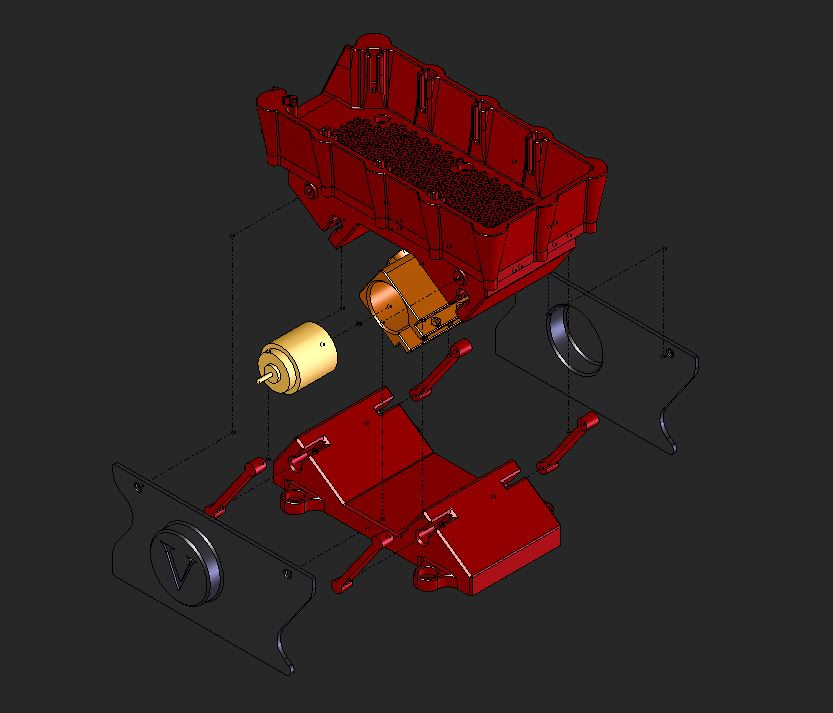
#> input picture DesignFiles/VibroTroughFeeder/images/Exploded_View.JPG, 833 x 713 px
$ python -i camera.py   (imports and definitions only)
#> lines starting #> are read from the running program, lines starting #| are printed output that depends on the picture
"""
Real camera implementation for BirdsOS
"""
import cv2
import logging
import threading
from queue import Queue
from datetime import datetime
from typing import List, Optional, Tuple
import time

logger = logging.getLogger('BirdsOS')

class Camera:
    def __init__(self, camera_id: int = 0, resolution: Tuple[int, int] = (1280, 720)):
        """
        Initialize camera

        Args:
            camera_id: Camera device ID (usually 0 for built-in, 1+ for external)
            resolution: Desired resolution (width, height)
        """
        self.camera_id = camera_id
        self._resolution = resolution
        self.is_running = False
        self.is_recording = False
        self.recording_frames = []
        self.frame_buffer = Queue(maxsize=30)  # 1 second buffer at 30fps
        self.frame_count = 0
        self.start_time = None
        self.thread = None
        self.cap = None
        self.fps = 30  # Default FPS
        self.last_frame_time = 0  # Track last successful frame read
        self.frame_timeout = 5.0  # Timeout in seconds for frame reading

        # Motion detection parameters
        self.motion_detected = False
        self.prev_frame = None
        self.motion_threshold = 1000  # Adjust based on sensitivity needs
        self.min_motion_area = 500  # Minimum contour area to be considered motion
        self.motion_sensitivity = 25  # Threshold for motion detection (0-255)

        logger.info(f"Initialized Camera (ID: {camera_id})")

    # [90 lines left out: functions list_cameras, start, stop, not called in this run]

    def detect_motion(self, frame) -> bool:
        """
        Detect motion in frame using frame differencing and contour detection

        Args:
            frame: Current frame to check for motion

        Returns:
            bool: True if motion detected, False otherwise
        """
        # Convert frame to grayscale
        gray = cv2.cvtColor(frame, cv2.COLOR_BGR2GRAY)
        # Apply Gaussian blur to reduce noise
        gray = cv2.GaussianBlur(gray, (21, 21), 0)

        # Initialize previous frame if needed
        if self.prev_frame is None:
            self.prev_frame = gray
            return False

        # Calculate absolute difference between current and previous frame
        frame_delta = cv2.absdiff(self.prev_frame, gray)

        # Apply threshold to get binary image
        thresh = cv2.threshold(frame_delta, self.motion_sensitivity, 255, cv2.THRESH_BINARY)[1]

        # Dilate thresholded image to fill in holes
        thresh = cv2.dilate(thresh, None, iterations=2)

        # Find contours in thresholded image
        contours, _ = cv2.findContours(thresh.copy(), cv2.RETR_EXTERNAL, cv2.CHAIN_APPROX_SIMPLE)

        # Check each contour
        motion_detected = False
        for contour in contours:
            if cv2.contourArea(contour) > self.min_motion_area:
                motion_detected = True
                # Draw motion detection boxes (useful for debugging)
                (x, y, w, h) = cv2.boundingRect(contour)
                cv2.rectangle(frame, (x, y), (x + w, y + h), (0, 255, 0), 2)

        # Update previous frame
        self.prev_frame = gray

        return motion_detected

    # [121 lines left out: functions _camera_thread, get_frame, get_video_stream, start_recording, stop_recording, resolution and 2 more, not called in this run]

>>> import cv2
>>> picture = cv2.imread('../../../DesignFiles/VibroTroughFeeder/images/Exploded_View.JPG')
#> picture is the input picture: shape (713, 833, 3); mean B, G, R 34.6, 35.3, 51.9
>>> result = Camera().detect_motion(picture)
#> in detect_motion, `gray = cv2.cvtColor(frame, cv2.COLOR_BGR2GRAY)`:
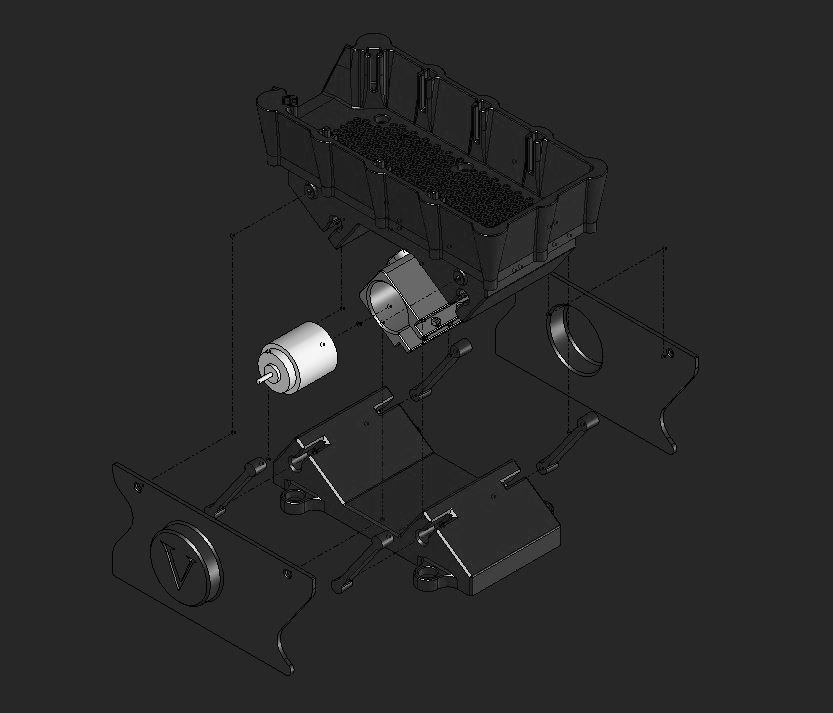
#> gray: shape (713, 833); min 0, max 252, mean 40.1
#> result = False
